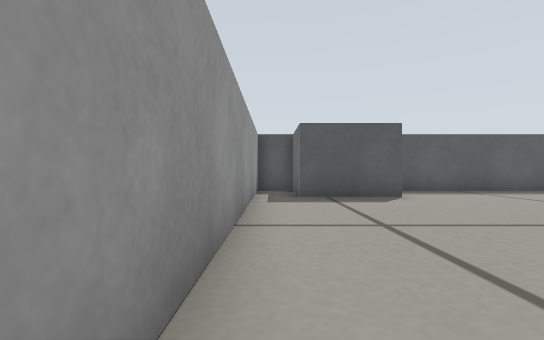
[1] (above)

15 first-person views from a walk through a Gazebo world. The camera is 0.15 m above the floor, looks level and sees 85° across. The floor is counted in squares, 0.2 m on a side. Each view is taken from the middle of a square. On the plan, view 1 faces up. The plan holds only what a view shows up to about 10 squares ahead; the rest is blank.

[2]
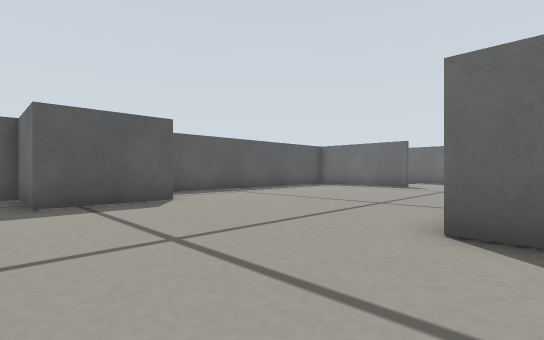

[3]
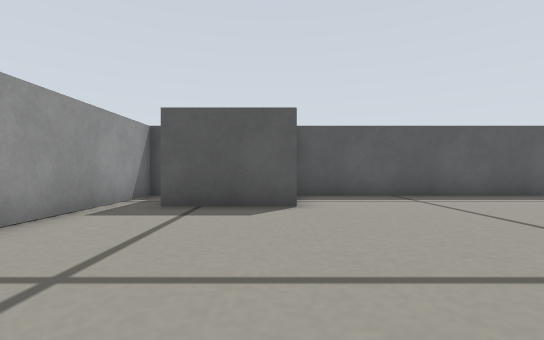

[4]
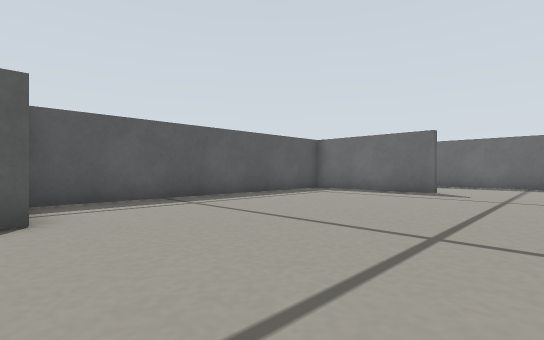

[5]
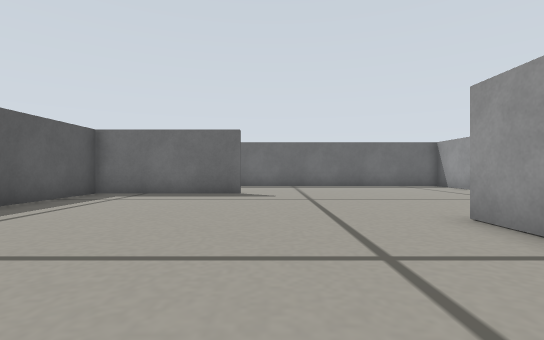

[6]
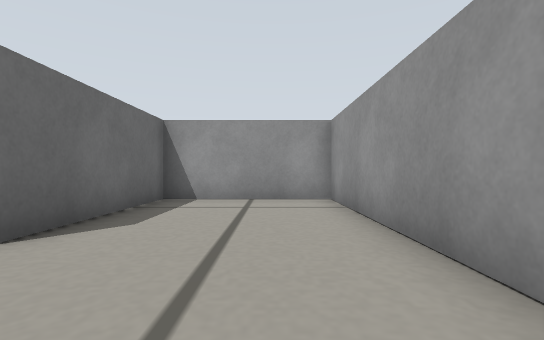

[7]
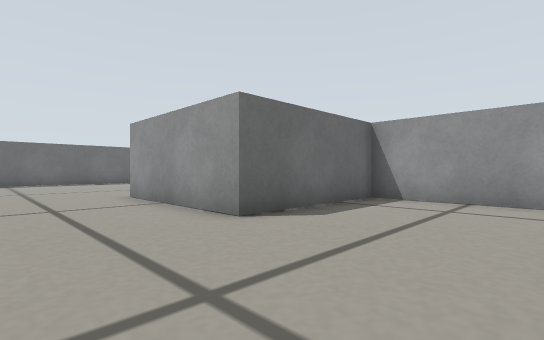

[8]
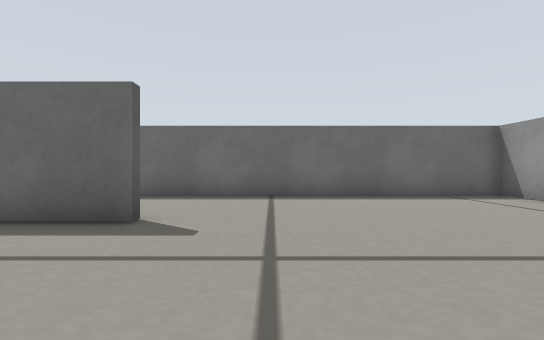

[9]
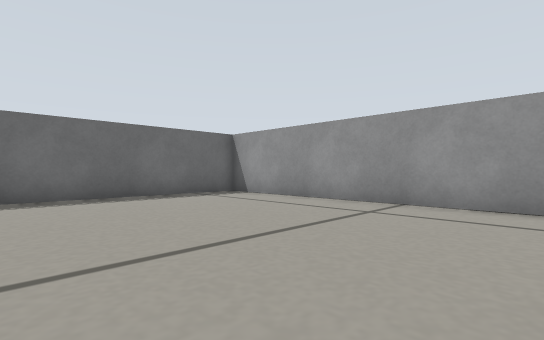

[10]
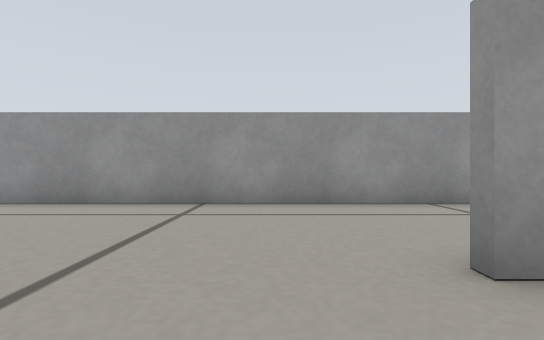

[11]
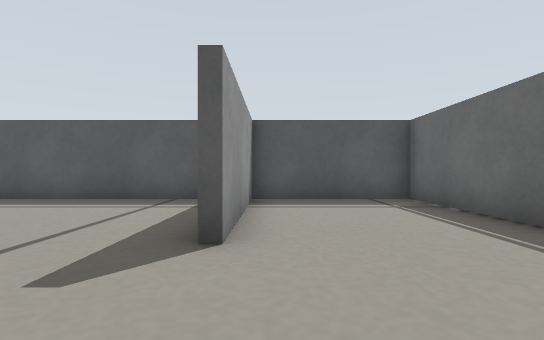

[12]
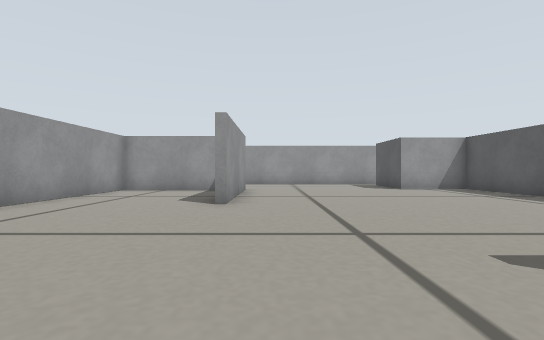

[13]
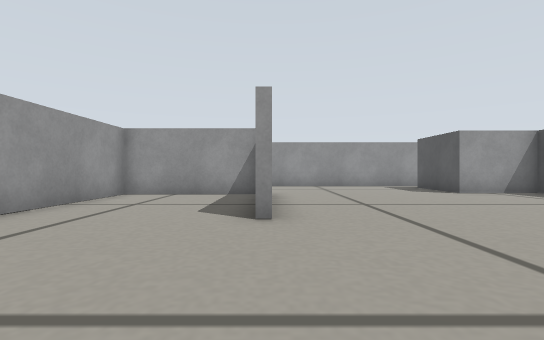

[14]
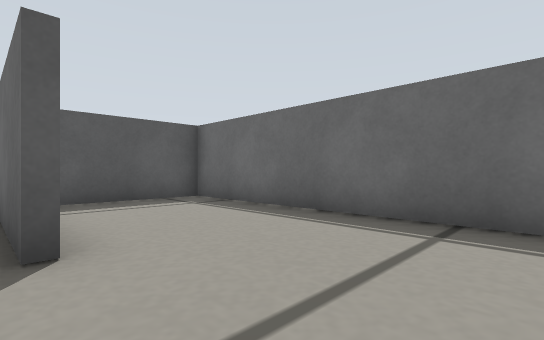

[15]
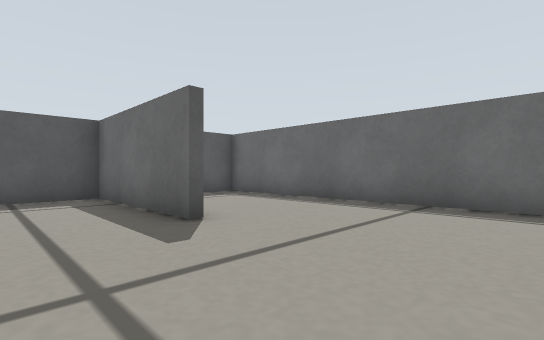

### Floor plan
Points are (right, up) in squares from view 1. A wall is a line through its corners. A room is listed if a view was taken in it or the views show most of it. See-through windows are left out.
Room 1 (views 1, 2, 3, 4, 5, 6, 7, 8, 9, 10)
walls: (13.3, 5.9) (13.3, 10.5) (3.5, 10.5) (3.5, 8) (0.8, 8) (0.8, 10.5) (-0.5, 10.5) (-0.5, -2.5) (3.7, -2.5) (3.7, 2) (8.5, 2)
ways out: opening at (10.8, 4) to room 2
Room 2 (views 11, 12, 13, 14, 15)
walls: (4, 1.5) (4, -2.5) (17.5, -2.5) (17.5, 10.5) (13.5, 10.5) (13.5, 6)
ways out: opening at (10.8, 4) to room 1

Positions as (right, up) in squares from view 1, and headings:
1: (0, 0), facing up
2: (0, 1), facing up-right
3: (3, 2), facing up
4: (3, 3), facing up-right
5: (4, 5), facing right
6: (1, 5), facing down
7: (0, 5), facing down-right
8: (9, 4), facing right
9: (9, 4), facing down-right
10: (10, 4), facing down
11: (14, 3), facing up
12: (15, 3), facing left
13: (13, 2), facing left
14: (13, 3), facing up-right
15: (11, 2), facing up-right
